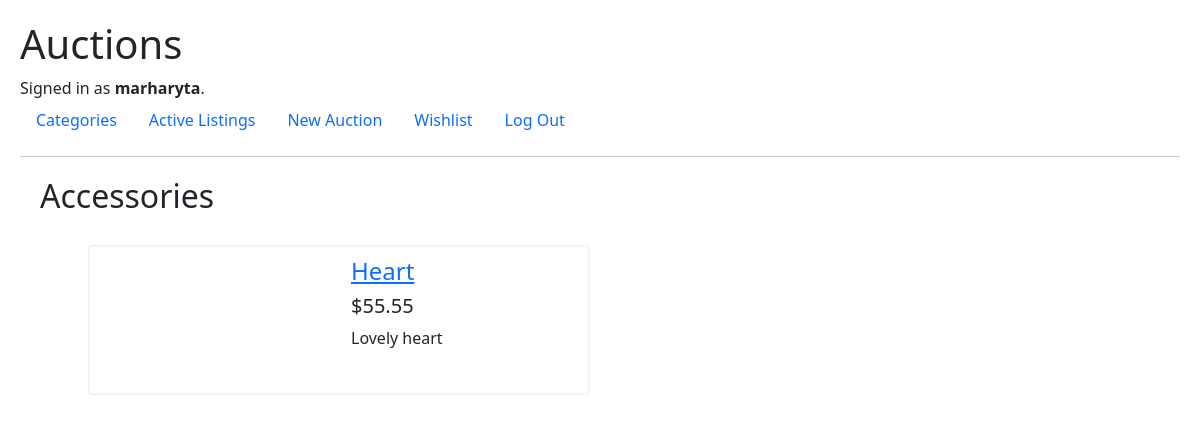
The app's page /categories/Accessories&id=5 (signed in) with its own data.
### auctions/models.py (models this page shows, shortened)
class User(AbstractUser):
    pass

class Auction(models.Model):
    AUCTION_CATEGORY_CHOICES = [
    ('1', 'Furniture'),
    ('2', 'Books'),
    ('3', 'Gadgets'),
    ('4', 'Household appliances'),
    ('5', 'Accessories'),
    ('6', 'Clothing'),
    ('7', 'Makeup'),
    ('8', 'For children'),
    ('9', 'For animals'),
    ('10', 'Car accessories'),
    ]
    user = models.ForeignKey(User, on_delete=models.CASCADE, related_name="creator")
    name = models.CharField("lot name", max_length=255)
    minimum_bid = models.DecimalField("lot minimum bid", max_digits=7, decimal_places=2, validators=[MinValueValidator(0.01)])
    description = models.CharField("lot description", max_length=3000)
    image = models.ImageField("lot image", upload_to='images', default='images/placeholder.jpg', blank=True)
    category = models.CharField("lot category", choices=AUCTION_CATEGORY_CHOICES, max_length=30, blank=True)
    current_bid = models.DecimalField("current lot bid", max_digits=7, decimal_places=2, default=0.00)
    active = models.BooleanField("is active", default=True)
    winner = models.ForeignKey(User, on_delete=models.SET_NULL, null=True, blank=True, related_name="winner")

### auctions/views.py (the view)
# urls.py: path("categories/<str:cat_name>&id=<int:cat_id>", views.category_listing, name="category_listing")
def category_listing(request, cat_name, cat_id):
    listing = Auction.objects.filter(category=cat_id, active=True).only("name", "description", "current_bid", "image")
    return render(request, "auctions/category_page.html", {
        "category_listing": listing,
        "category_name": cat_name
    })

### auctions/templates/auctions/category_page.html (shortened to what this page needs)
{% extends "auctions/layout.html" %}
{% block body %}
    <h2 class="page-title">{{ category_name }}</h2>
    <div class="listing-block">
        {% for lot in category_listing %}
            <div class="in-listing-block">
                <div class="lot-block">
                    <div class="container container-md-12">
                        <div class="row">
                            <div class="col-md-6 lot-image-block">
                            </div>
                            <div class="col-md-6">
                                <a href="/auctions/id={{ lot.id }}"><h4>{{ lot.name }}</h4></a>
                                <h5>${{ lot.current_bid }}</h5>
                                <div>{{ lot.description }}</div>
                            </div>
                        </div>
                    </div>
                </div>
            </div>
        {% endfor %}
    </div>
{% endblock %}

### auctions/templates/auctions/layout.html (shortened to what this page needs)
{% load static %}
<!DOCTYPE html>
<html lang="en">
    <head>
        <link href="https://cdn.jsdelivr.net/npm/bootstrap@5.1.3/dist/css/bootstrap.min.css" rel="stylesheet">
        <link href="{% static 'auctions/styles.css' %}" rel="stylesheet">
    </head>
    <body>
        <h1>Auctions</h1>
        <div>
            {% if user.is_authenticated %}
                Signed in as <strong>{{ user.username }}</strong>.
            {% else %}
                Not signed in.
            {% endif %}
        </div>
        <ul class="nav">
            <li class="nav-item">
                <a class="nav-link" href="{% url 'categories' %}">Categories</a>
            </li>
            <li class="nav-item">
                <a class="nav-link" href="{% url 'index' %}">Active Listings</a>
            </li>
            {% if user.is_authenticated %}
                <li class="nav-item">
                    <a class="nav-link" href="{% url 'new_auction' %}">New Auction</a>
                </li>
                <li class="nav-item">
                    <a class="nav-link" href="{% url 'wishlist_page' %}">Wishlist</a>
                </li>
                <li class="nav-item">
                    <a class="nav-link" href="{% url 'logout' %}">Log Out</a>
                </li>
            {% endif %}
        </ul>
        <hr>
        {% block body %}
        {% endblock %}
    </body>
</html>

### auctions/static/auctions/styles.css (style rules this page uses)
body { padding: 20px; }
.page-title { margin: 20px; }
.listing-block { display:flex; flex-wrap: wrap; width:90%; margin:auto; }
.in-listing-block { width: 50%; padding: 10px; }
.lot-block { height: 100%; min-height: 150px; padding: 10px; border: 2px solid rgb(240, 245, 245); border-radius: 4px; }
.lot-image-block { text-align: center; }

### records on screen
User: username "marharyta"
Auction: name "Heart", current_bid "55.55", description "Lovely heart"

### other values on screen
{{ category_name }} "Accessories"
